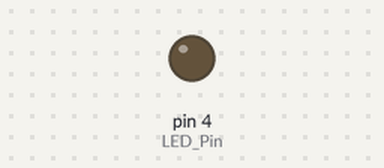
Recording of a sketch running on a simulated Arduino Uno, built with avr-gcc and run on an emulated ATmega328P. On the bench: output pins drawn as LEDs (lit = HIGH).

Above: at 1.3 s.
At 3.7 s:
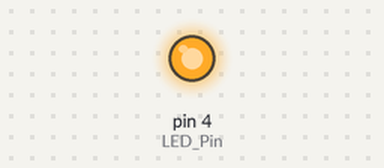
Timing chart, 0 to 6.5 s (numbered marks = the images above):
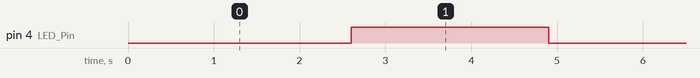

Measured:
- by itself, pin 4 (LED_Pin): alternates HIGH for 2.3 s and LOW for 2.7 s

The sketch:

sketch_nov19b.ino
```cpp
#define LED_Pin 4
unsigned int PWM_Value = 0;

void setup() {

}

void loop() {
    analogWrite(LED_Pin, PWM_Value);
    PWM_Value += 5;
    if(PWM_Value >= 250) {
        while(1){
            PWM_Value -= 5;
            analogWrite(LED_Pin, PWM_Value);
            if(PWM_Value == 0)    break;
        }
    }
    delay(100);
}
```
